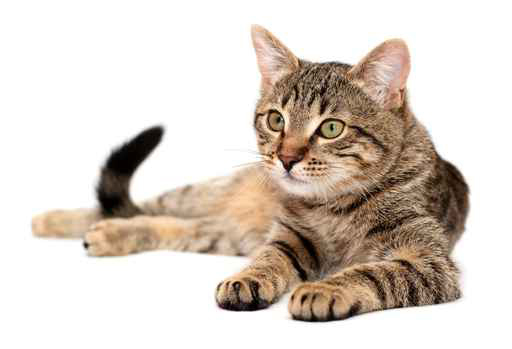
#> input picture heatmappy/assets/cat.jpg, 512 x 349 px
$ python heatmap.py
#> lines starting #> are read from the running program, lines starting #| are printed output that depends on the picture
from abc import ABCMeta, abstractmethod
from functools import partial
import io
import os
import random

from matplotlib.colors import LinearSegmentedColormap
import numpy
from PIL import Image


_asset_file = partial(os.path.join, os.path.dirname(__file__), 'assets')


def _img_to_opacity(img, opacity):
        img = img.copy()
        alpha = img.split()[3]
        alpha = alpha.point(lambda p: int(p * opacity))
        img.putalpha(alpha)
        return img


class Heatmapper:
    def __init__(self, point_diameter=50, point_strength=0.2, opacity=0.65,
                 colours='default',
                 grey_heatmapper='PIL'):
        """
        :param opacity: opacity (between 0 and 1) of the generated heatmap overlay
        :param colours: Either 'default', 'reveal',
                        OR the path to horizontal image which will be converted to a scale
                        OR a matplotlib LinearSegmentedColorMap instance.
        :param grey_heatmapper: Required to draw points on an image as a greyscale
                                heatmap. If not using the default, this must be an object
                                which fulfils the GreyHeatmapper interface.
        """

        self.opacity = opacity

        self._colours = None
        self.colours = colours

        if grey_heatmapper == 'PIL':
            self.grey_heatmapper = PILGreyHeatmapper(point_diameter, point_strength)
        elif grey_heatmapper == 'PySide':
            self.grey_heatmapper = PySideGreyHeatmapper(point_diameter, point_strength)
        else:
            self.grey_heatmapper = grey_heatmapper

    @property
    def colours(self):
        return self._colours

    @colours.setter
    def colours(self, colours):
        self._colours = colours

        if isinstance(colours, LinearSegmentedColormap):
            self._cmap = colours
        else:
            files = {
                'default': _asset_file('default.png'),
                'reveal': _asset_file('reveal.png'),
            }
            scale_path = files.get(colours) or colours
            self._cmap = self._cmap_from_image_path(scale_path)

    @property
    def point_diameter(self):
        return self.grey_heatmapper.point_diameter

    @point_diameter.setter
    def point_diameter(self, point_diameter):
        self.grey_heatmapper.point_diameter = point_diameter

    @property
    def point_strength(self):
        return self.grey_heatmapper.point_strength

    @point_strength.setter
    def point_strength(self, point_strength):
        self.grey_heatmapper.point_strength = point_strength

    def heatmap(self, width, height, points, base_path=None, base_img=None):
        """
        :param points: sequence of tuples of (x, y), eg [(9, 20), (7, 3), (19, 12)]
        :return: If base_path of base_img provided, a heat map from the given points
                 is overlayed on the image. Otherwise, the heat map alone is returned
                 with a transparent background.
        """
        heatmap = self.grey_heatmapper.heatmap(width, height, points)
        heatmap = self._colourised(heatmap)
        heatmap = _img_to_opacity(heatmap, self.opacity)

        if base_path:
            background = Image.open(base_path)
            return Image.alpha_composite(background.convert('RGBA'), heatmap)
        elif base_img is not None:
            return Image.alpha_composite(base_img.convert('RGBA'), heatmap)
        else:
            return heatmap


    def heatmap_on_img_path(self, points, base_path):
        width, height = Image.open(base_path).size
        return self.heatmap(width, height, points, base_path=base_path)

    def heatmap_on_img(self, points, img):
        width, height = img.size
        return self.heatmap(width, height, points, base_img=img)

    def _colourised(self, img):
        """ maps values in greyscale image to colours """
        arr = numpy.array(img)
        rgba_img = self._cmap(arr, bytes=True)
        return Image.fromarray(rgba_img)

    @staticmethod
    def _cmap_from_image_path(img_path):
        img = Image.open(img_path)
        img = img.resize((256, img.height))
        colours = (img.getpixel((x, 0)) for x in range(256))
        colours = [(r/255, g/255, b/255, a/255) for (r, g, b, a) in colours]
        return LinearSegmentedColormap.from_list('from_image', colours)


class GreyHeatMapper(metaclass=ABCMeta):
    @abstractmethod
    def __init__(self, point_diameter, point_strength):
        self.point_diameter = point_diameter
        self.point_strength = point_strength

    # [8 lines left out: function heatmap, not called in this run]


class PySideGreyHeatmapper(GreyHeatMapper):
    def __init__(self, point_diameter, point_strength):
        super().__init__(point_diameter, point_strength)
        self.point_strength = int(point_strength * 255)

    # [43 lines left out: functions heatmap, _paint_points, _paint_point, _qimage_to_pil_image, not called in this run]


class PILGreyHeatmapper(GreyHeatMapper):
    def __init__(self, point_diameter, point_strength):
        super().__init__(point_diameter, point_strength)

    def heatmap(self, width, height, points):
        heat = Image.new('L', (width, height), color=255)

        dot = (Image.open(_asset_file('450pxdot.png')).copy()
                    .resize((self.point_diameter, self.point_diameter), resample=Image.LANCZOS))
        dot = _img_to_opacity(dot, self.point_strength)

        for x, y in points:
            x, y = int(x - self.point_diameter/2), int(y - self.point_diameter/2)
            heat.paste(dot, (x, y), dot)

        return heat


if __name__ == '__main__':
    randpoint = lambda max_x, max_y: (random.randint(0, max_x), random.randint(0, max_y))
    example_img = Image.open(_asset_file('cat.jpg'))
#> example_img is the input picture: PIL image 512x349 RGB; mean R, G, B 218.1, 207.8, 198.9
    example_points = (randpoint(*example_img.size) for _ in range(500))

    heatmapper = Heatmapper(colours='default')
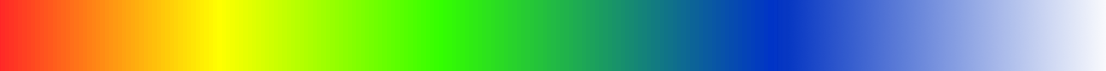
#> input picture heatmappy/assets/default.png, 1106 x 71 px
#> in _cmap_from_image_path, img is the input picture: PIL image 1106x71 RGBA; mean R, G, B, A 90.7, 142.7, 92.4, 219
#> in _cmap_from_image_path, `img = img.resize((256, img.height))`:
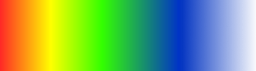
#> img: PIL image 256x71 RGBA; mean R, G, B, A 90.5, 142.6, 92.2, 219; transparent parts drawn white
#> in _cmap_from_image_path, `colours = [(r/255, g/255, b/255, a/255) for (r, g, b, a) in colours]`: colours = 256 items, first 6: (1, 0.165, 0.149, 1), (1, 0.18, 0.145, 1), (1, 0.196, 0.141, 1), (1, 0.212, 0.137, 1), (1, 0.231, 0.137, 1), (1, 0.247, 0.133, 1)
    heatmapper.colours = 'reveal'
#> call 2 of _cmap_from_image_path, with img_path = 'heatmappy/assets/reveal.png'
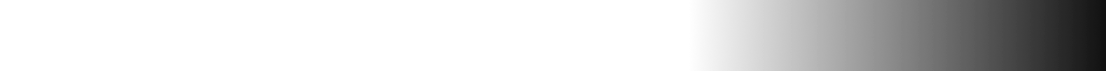
#> input picture heatmappy/assets/reveal.png, 1106 x 71 px
#> in _cmap_from_image_path, img is the input picture: PIL image 1106x71 RGBA; mean R, G, B, A 0, 0, 0, 45
#> in _cmap_from_image_path (call 2), `img = img.resize((256, img.height))`:
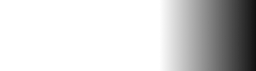
#> img: PIL image 256x71 RGBA; mean R, G, B, A 0, 0, 0, 45; transparent parts drawn white
#> in _cmap_from_image_path (call 2), `colours = [(r/255, g/255, b/255, a/255) for (r, g, b, a) in colours]`: colours = 256 items, first 6: (0, 0, 0, 0), (0, 0, 0, 0), (0, 0, 0, 0), (0, 0, 0, 0), (0, 0, 0, 0), (0, 0, 0, 0)
    heatmapper.heatmap_on_img(example_points, example_img).save('out.png')
#> in heatmap, `heat = Image.new('L', (width, height), color=255)`: heat: PIL image 512x349 L; every value is 255
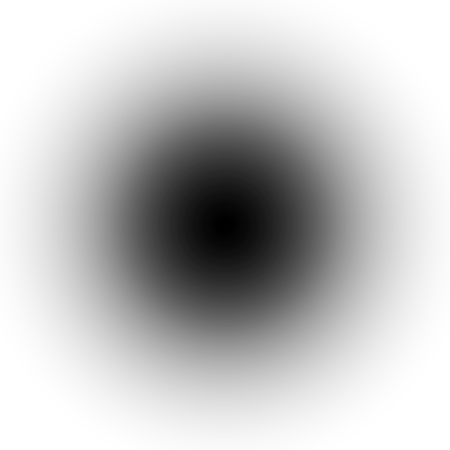
#> input picture heatmappy/assets/450pxdot.png, 450 x 450 px
#> after the loop in heatmap, `for x, y in points:`:
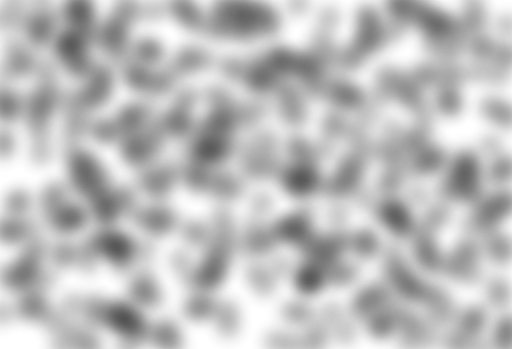
#> heat: PIL image 512x349 L; min 84, max 255, mean 186.9
#> in heatmap, `return Image.alpha_composite(base_img.convert('RGBA'), heatmap)`:
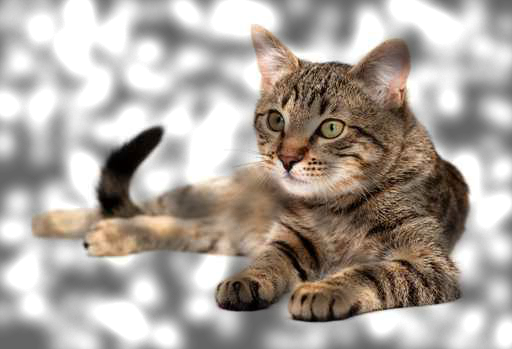
#> returned value: PIL image 512x349 RGBA; mean R, G, B, A 173.3, 165, 157.8, 255
